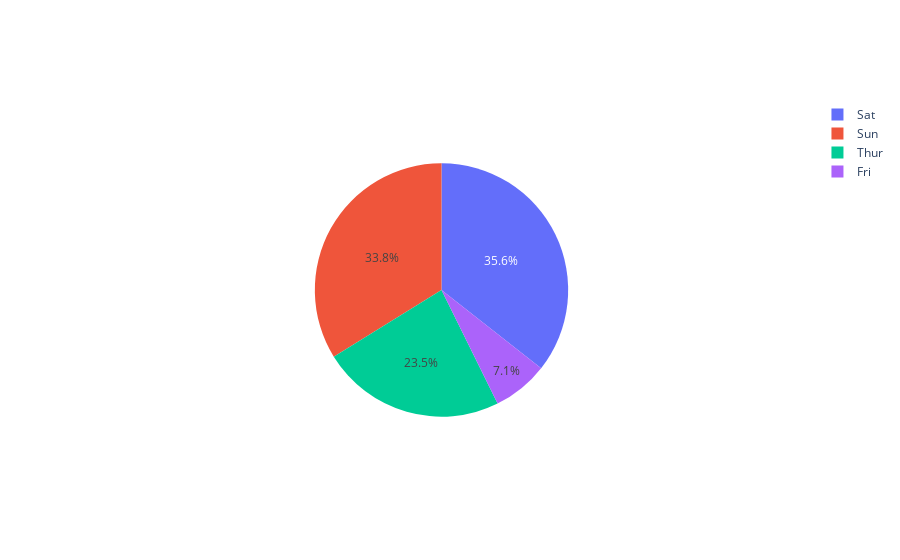

The code cell stored with this chart in its notebook:
### Code cell
fig = go.Figure(data=[go.Pie(
    labels= tips['day'], values=tips['tip'],pull=[0,0.5,0,0]
)])
fig.show()

### Figure 1 — Plotly figure (JSON) as saved in the notebook; plotly's stock layout.template omitted (floating-point values rounded to 4 significant figures; data arrays with more than 128 entries replaced by an {"elided": "..."} marker saying what was removed)
{"data": [{"labels": {"elided": "244 str values"}, "pull": [0, 0.5, 0, 0], "type": "pie", "values": {"elided": "244 float values"}}], "layout": {"autosize": true}}
